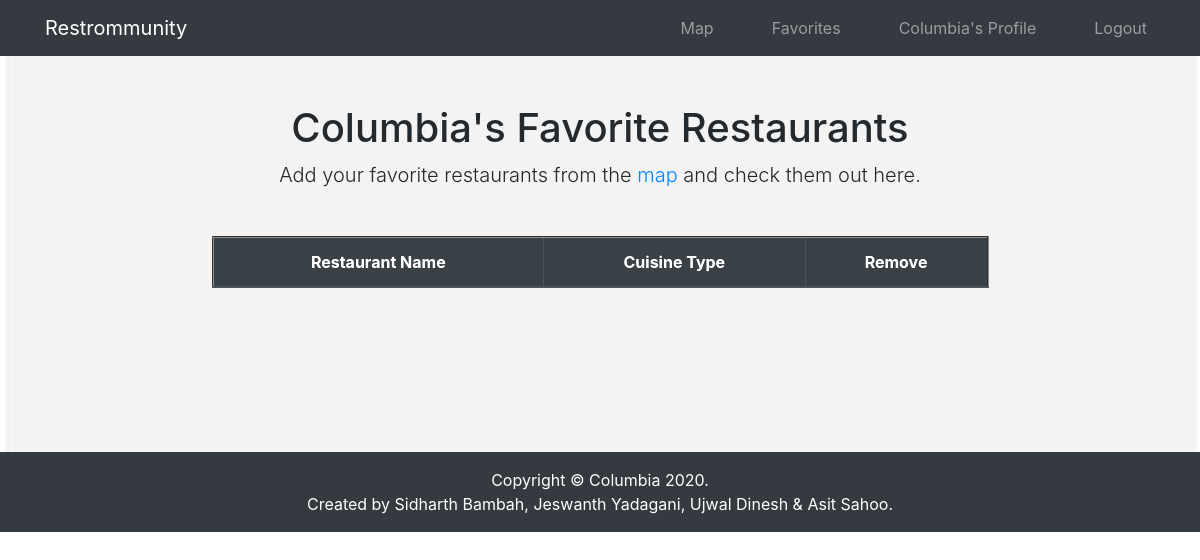
The page /fav_list (signed in) on the database as committed earlier.
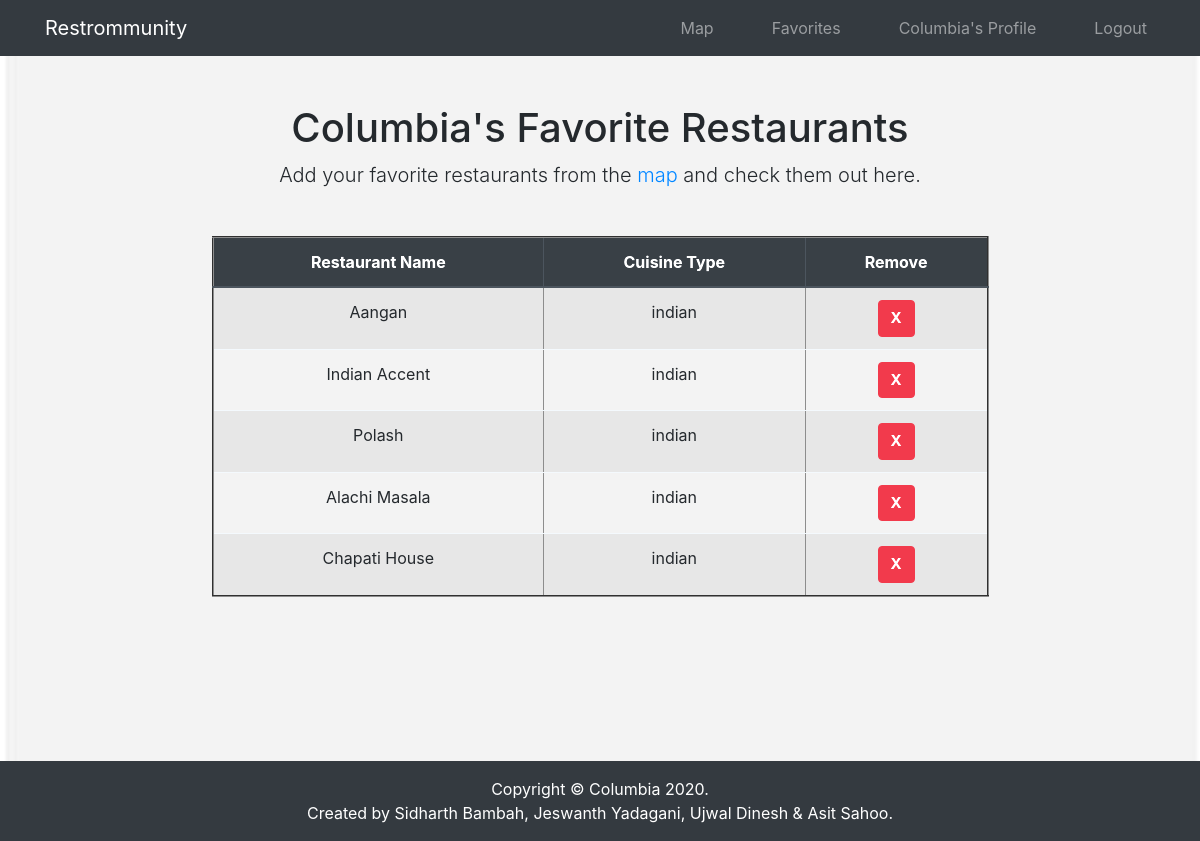
The same page on the database as committed later.
### ColumbiaApp/models.py (models this page shows, shortened)
class Restaurant(models.Model):
    user = models.ForeignKey(User, on_delete=models.PROTECT)
    cuisine = models.CharField(max_length=30)
    name = models.CharField(max_length=100)
    url = models.CharField(max_length=30)

### ColumbiaApp/views.py (the view)
# urls.py: path('fav_list',views.fav_list,name='fav_list'),
def fav_list(request):
    context=dict()
    if request.user.is_authenticated:
        fav_rest_list = Restaurant.objects.filter(user=request.user)
        data_list = []
        for ele in fav_rest_list:
            temp_dict = {}
            temp_dict['name'] = ele.name
            temp_dict['cuisine'] = ele.cuisine
            temp_dict['url'] = ele.url
            data_list.append(temp_dict)
        context['fav_restaurants'] = data_list
        return render(request,'fav_list.html',context)
    else:
        return HttpResponseRedirect(reverse('login'))

### templates/fav_list.html
{% extends 'base_login.html' %}
{% block content %}
    <h1 style="text-align: center;">{{user|title}}'s Favorite Restaurants</h1>
    <p style="text-align: center;padding-bottom:30px;" class="lead">Add your favorite restaurants from the <a href="{% url 'restaurant_map' %}">map</a> and check them out here.</p>
    <table style="width:70%" class="table table-hover table-striped" align="center" border="2">
        <thead class="thead-dark text-center">
            <tr>
                <th>Restaurant Name</th>
                <th>Cuisine Type</th>
                <th>Remove</th>
            </tr>
        </thead>
        <tbody class="text-center">
        {% for ele in fav_restaurants %}
            <tr>
                <td>{{ele.name}}</td>
                <td>{{ele.cuisine}}</td>
                <td><a class="btn btn-danger" href="{% url 'remove_from_fav' %}?res_to_remove={{ ele.name }}">X</a></td>
            </tr>
        {% endfor %}
        </tbody>
    </table>
{% endblock %}

Rows that differ between the two databases and show on the page:
added Restaurant: name "Aangan", cuisine "indian"
added Restaurant: name "Indian Accent", cuisine "indian"
added Restaurant: name "Polash", cuisine "indian"
added Restaurant: name "Alachi Masala", cuisine "indian"
added Restaurant: name "Chapati House", cuisine "indian"
Other text that changed with them:
new list line: "X"
